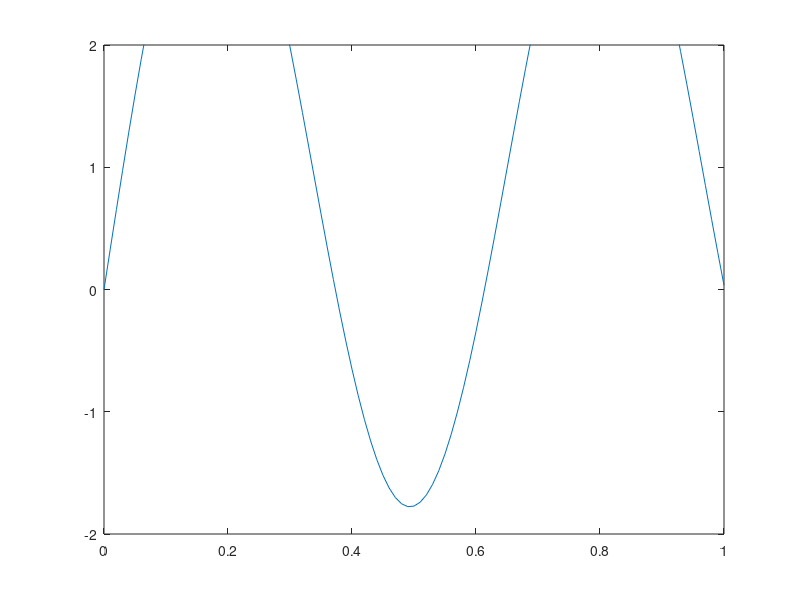

MATLAB code for this plot:
r = 0.01;
N = 100;
L = 1;
E = 1;
rho = 1;
w = 10;
I = (pi*r^4)/4;
beta = 0.1;
alpha = 0.7;
delta_x = L/N;
X = linspace(0,L,N+1);
T = input("Total time: ");
delta_t =0.01;
U_not = 1;
t = 0;
U = zeros(N+1,(T/delta_t)+1);
U_dot = zeros(N+1,(T/delta_t)+1);
U_dotdot = zeros(N+1,(T/delta_t)+1);
U(:,1) = 0;
U_dot(:,1) = 0;
A = zeros(N+1,N+1);
B = zeros(N+1,1);
for i = 2:N
   U_dotdot(i,1) = E*(U(i+1,1)+U(i-1,1)-2*U(i,1))/((delta_x^2)*rho);
end
for t = 1:T/delta_t
  B(1) = 0;
  B(N+1) = -U_not*(1-cos(w*t*delta_t));
  A(1,1) = 1;
  A(N+1,N+1) = 1;
  for j = 2:N
    B(j) = (rho/(2*beta))*((2/delta_t^2)*(U(j,t)+U_dot(j,t)*delta_t)+(1-2*beta)*U_dotdot(j,t));
    A(j,[j-1:j+1]) = [E/delta_x^2 -((2*E/delta_x^2)+(rho/(beta*delta_t^2))) E/delta_x^2];
  endfor
  U(:,t+1) = -A\(B);
  for i = 2:N
    U_dotdot(i,t+1) = (1/(2*beta))*((2*(U(i,t+1)-U(i,t)-U_dot(i,t)*delta_t)/delta_t^2)-(1-2*beta)*U_dotdot(i,t));
    U_dot(i,t+1) = U_dot(i,t) + delta_t*((1-alpha)*U_dotdot(i,t)+alpha*U_dotdot(i,t+1));  
  endfor
endfor
for i = 1:(T/delta_t)+1
plot(X,U(:,i));
axis([0 L -2*U_not 2*U_not]);
pause(0.001);
end